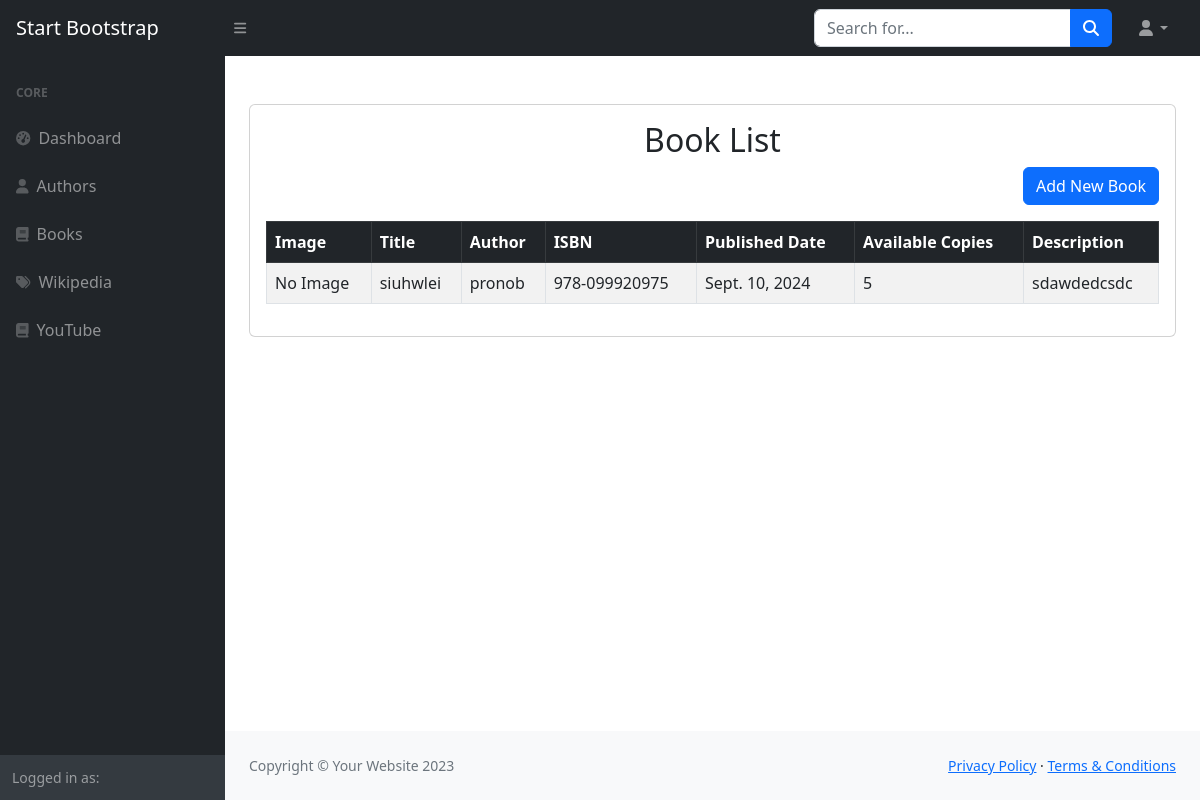
Screenshot of /user/list/ with the database file from the repository.
### book/models.py (models this page shows, shortened)
class Book(models.Model):
    entry_by = models.ForeignKey(User, on_delete=models.SET_NULL, null=True, blank=True)
    title = models.CharField(max_length=255)
    author = models.ForeignKey(Author, on_delete=models.CASCADE, null=True, blank=True)
    isbn = models.CharField(max_length=13)
    published_date = models.DateField()
    available_copies = models.IntegerField()
    image = models.ImageField(
        upload_to='book_image/',
        blank=True,
        null=True
    )
    description = models.TextField(blank=True)

class Author(models.Model):
    name = models.CharField(max_length=255)
    bio = models.TextField(blank=True)
    date_of_birth = models.DateField(null=True, blank=True)
    image = models.ImageField(
        upload_to='author_image/',
        blank=True,
        null=True
    )
    def __str__(self):
        return self.name

### book/views.py (the view)
# urls.py: path('list/', views.book_listview, name='book_list'),
def book_listview(request):
    books = Book.objects.all()  # Get all books
    context = {
        'books': books
    }
    return render(request, 'book/book_list.html', context)

### templates/book/book_list.html (shortened to what this page needs)
{% extends "base.html" %}
{% block content %}
<main>
    <div class="container-fluid px-4">
        <div class="card mb-4 mt-5">
            <div class="card-body">
                <h2 class="text-center">Book List</h2>
                <div class="text-end mb-3">
                    <a href="{% url 'add_book' %}" class="btn btn-primary">Add New Book</a>
                </div>
                <table class="table table-bordered table-striped">
                    <thead class="table-dark">
                    <tr>
                        <th>Image</th>
                        <th>Title</th>
                        <th>Author</th>
                        <th>ISBN</th>
                        <th>Published Date</th>
                        <th>Available Copies</th>
                        <th>Description</th>
                    </tr>
                    </thead>
                    <tbody>
                    {% for book in books %}
                    <tr>
                        <td>
                            {% if book.image %}
                                <img src="{{ book.image.url }}" alt="Book Image" class="img-fluid rounded" width="50" height="50">
                            {% else %}
                                No Image
                            {% endif %}
                        </td>
                        <td>{{ book.title }}</td>
                        <td>{{ book.author }}</td>
                        <td>{{ book.isbn }}</td>
                        <td>{{ book.published_date }}</td>
                        <td>{{ book.available_copies }}</td>
                        <td>{{ book.description }}</td>
                    </tr>
                    {% endfor %}
                    </tbody>
                </table>
            </div>
        </div>
    </div>
</main>
{% endblock content %}

### rows the page displays
Book: image "No Image", title "siuhwlei", author "pronob", isbn "978-099920975", published_date "Sept. 10, 2024", available_copies "5", description "sdawdedcsdc"
